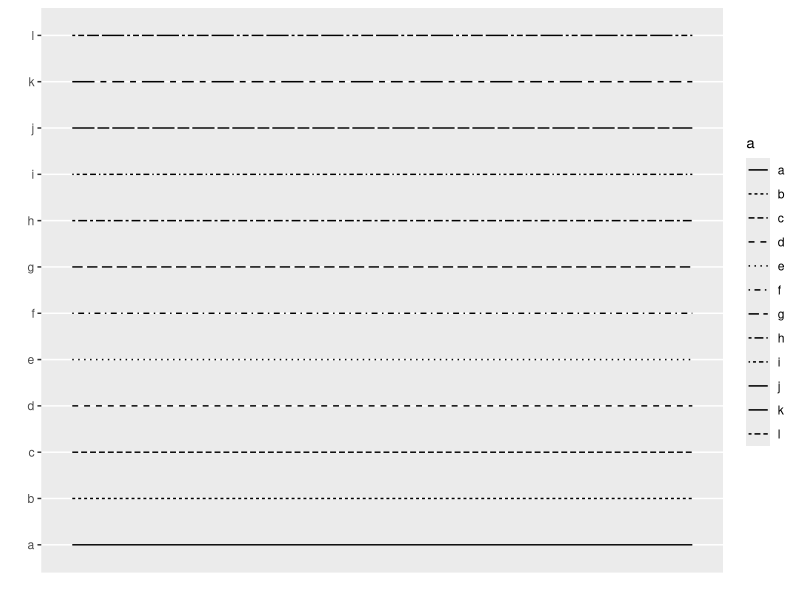
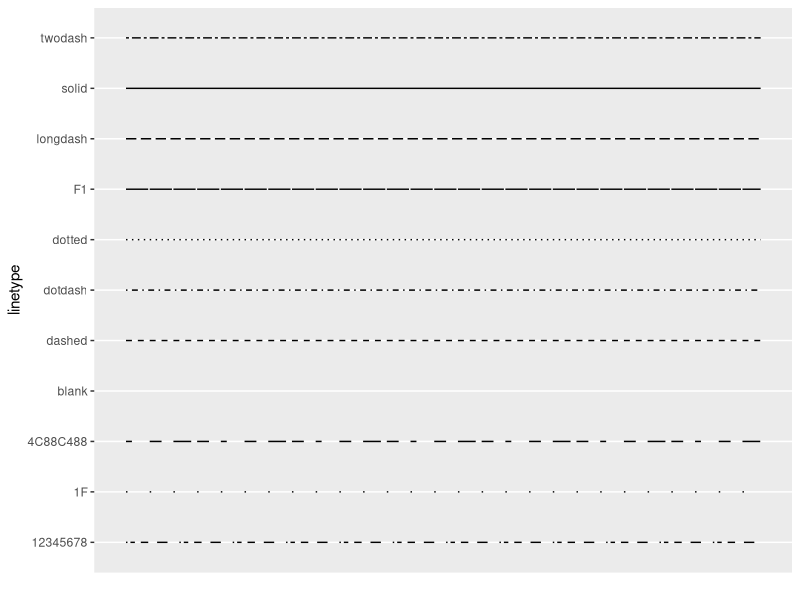

These figures' R source, in order:
## ---- chunk 1
knitr::opts_chunk$set(echo = TRUE)
## ---- chunk 2
library(ggplot2)
## ---- chunk 3
d=data.frame(a=c("a","b","c","d","e","f","g","h", "i", "j", "k", "l"))
ggplot() +
  scale_x_continuous(limits=c(0,1), breaks=NULL, name="") +
  scale_y_discrete(name="") +
  scale_linetype_discrete() +
  geom_segment(data=d, mapping=aes(x=0, xend=1, y=a, yend=a, linetype=a))
## ---- chunk 4
d=data.frame(lt=c("blank", "solid", "dashed", 
                  "dotted", "dotdash", "longdash", 
                  "twodash", "1F", "F1", 
                  "4C88C488", "12345678"))
ggplot() +
  scale_x_continuous(name="", limits=c(0,1), breaks=NULL) +
  scale_y_discrete(name="linetype") +
  scale_linetype_identity() +
  geom_segment(data=d, mapping=aes(x=0, xend=1, y=lt, yend=lt, linetype=lt))
## ---- chunk 5
lt=c("blank", "solid", "dashed", 
                  "dotted", "dotdash", "longdash", 
                  "twodash", "1F", "F1", 
                  "4C88C488", "12345678")
